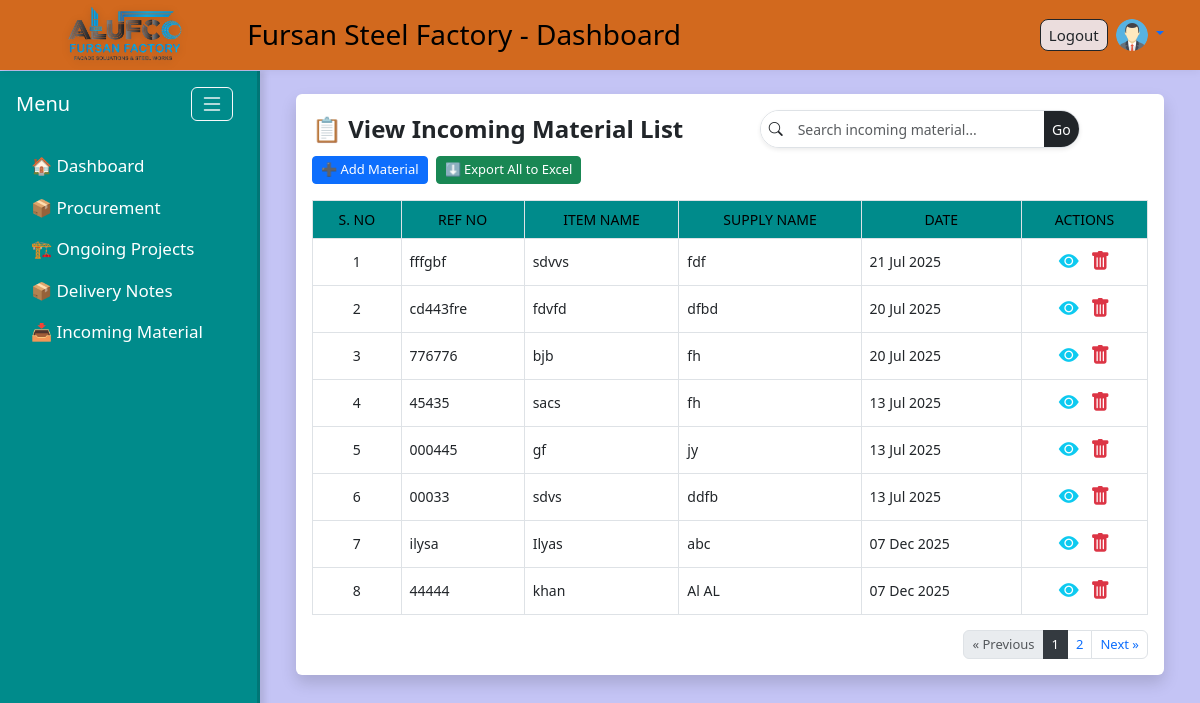
/incoming/ (signed in), run on an earlier commit of the app's database.
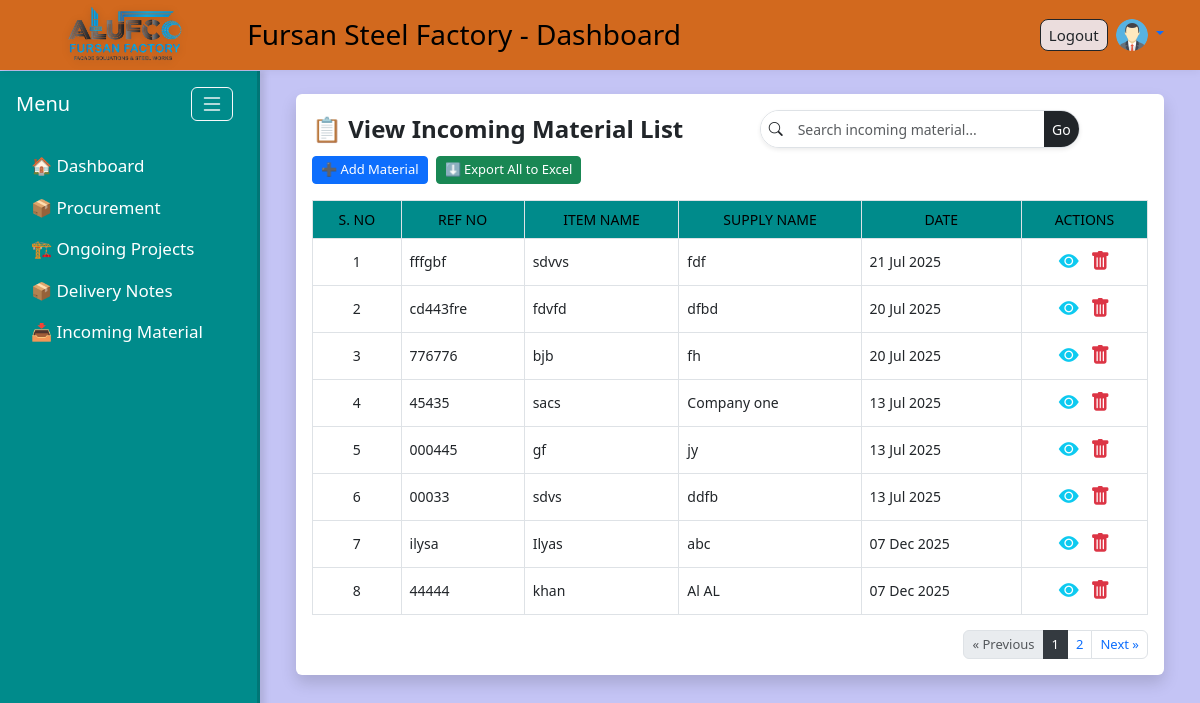
And on a later commit of the database.
### incoming_material/models.py (models this page shows, shortened)
class IncomingMaterialReport(models.Model):
    date = models.DateField()
    ref_no = models.CharField(max_length=100)

class IncomingMaterialItem(models.Model):
    report = models.ForeignKey(IncomingMaterialReport, on_delete=models.CASCADE, related_name='items')
    item_name = models.CharField(max_length=200)
    dimensions = models.CharField(max_length=100)
    quantity = models.IntegerField()
    supply_name = models.CharField(max_length=200)
    unit = models.CharField(max_length=50)
    notes = models.TextField(blank=True, null=True)

### incoming_material/views.py (the view)
# urls.py: path('', views.incoming_material_list, name='incoming_material_list'),
@login_required
def incoming_material_list(request):
    query = request.GET.get('q')
    reports_list = IncomingMaterialReport.objects.all().order_by('-id')
    if query:
        reports_list = reports_list.filter(
            Q(ref_no__icontains=query) |
            Q(items__item_name__icontains=query) |
            Q(items__supply_name__icontains=query)
        ).distinct()
    paginator = Paginator(reports_list, 8)  # 8 items per page
    page_number = request.GET.get('page')
    reports = paginator.get_page(page_number)
    return render(request, 'incoming_material/list.html', {
        'reports': reports,
        'query': query
    })

### templates/incoming_material/list.html (shortened to what the changed rows need)
{% extends 'base.html' %}
{% load static %}
{% block content %}
<div class="container-fluid">
    <div class="card shadow border-0">
        <div class="card-body">
            <div class="table-responsive">
                <table class="table table-bordered table-hover mb-0">
                    <thead class="thead-darkcyan">
                        <tr>
                            <th class="text-center">S. No</th>
                            <th>Ref No</th>
                            <th>Item Name</th>
                            <th>Supply Name</th>
                            <th>Date</th>
                            <th class="text-center">Actions</th>
                        </tr>
                    </thead>
                    <tbody>
                        {% for report in reports %}
                        <tr>
                            <td class="text-center">{{ forloop.counter0|add:reports.start_index }}</td>
                            <td>{{ report.ref_no }}</td>
                            <td>{{ report.items.first.item_name|default:"-" }}</td>
                            <td>{{ report.items.first.supply_name|default:"-" }}</td>
                            <td>{{ report.date|date:"d M Y" }}</td>
                           <td class="text-center">
                                <a href="{% url 'view_incoming_material' report.id %}" class="text-info text-decoration-none me-2">
                                    <i class="bi bi-eye-fill fs-5"></i>
                                </a>
                                <a href="{% url 'delete_incoming_material' report.id %}"
                                onclick="return confirm('Are you sure you want to delete this item?')"
                                class="text-decoration-none">
                                    <i class="bi bi-trash-fill text-danger fs-5"></i>
                                </a>
                            </td>
                        </tr>
                        {% empty %}
                        <tr>
                            <td colspan="6" class="text-center text-muted py-4">No incoming material reports found.</td>
                        </tr>
                        {% endfor %}
                    </tbody>
                </table>
            </div>
        </div>
    </div>
</div>
{% endblock %}

What changed in the data, as far as the page shows it:
changed through a linked row, IncomingMaterialReport "sacs": items.first.supply_name "fh" → "Company one"
